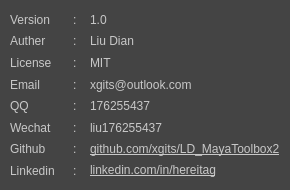
<?xml version="1.0" encoding="UTF-8"?>
<ui version="4.0">
 <class>ldmt_about</class>
 <widget class="QMainWindow" name="ldmt_about">
  <property name="geometry">
   <rect>
    <x>0</x>
    <y>0</y>
    <width>290</width>
    <height>190</height>
   </rect>
  </property>
  <property name="minimumSize">
   <size>
    <width>290</width>
    <height>190</height>
   </size>
  </property>
  <property name="maximumSize">
   <size>
    <width>290</width>
    <height>190</height>
   </size>
  </property>
  <property name="windowTitle">
   <string>About</string>
  </property>
  <property name="styleSheet">
   <string notr="true">QMainWindow{
background-color: rgb(68,68,68);
}
QWidget#centralwidget{
background-color: rgb(68,68,68);
}
QPushButton{ 
border:1px solid rgb(30,30,30);
border-radius:4px;
background-color: qlineargradient(spread:pad, x1:1, y1:1, x2:1, y2:0, stop:0 rgba(189, 118, 57, 225), stop:1 rgba(235, 158, 108, 195));
color:rgb(25,25,25);}
QPushButton:hover{ 
 border:1px solid rgb(30,30,30);
background-color: qlineargradient(spread:pad, x1:1, y1:1, x2:1, y2:0, stop:0 rgba(189, 118, 57, 225), stop:1 rgba(255, 178, 128, 195));
color:rgb(25,25,25);}
QPushButton:pressed{ 
 border:1px solid rgb(30,30,30);
background-color: qlineargradient(spread:pad, x1:1, y1:1, x2:1, y2:0, stop:0 rgba(235, 158, 108, 195), stop:1 rgba( 189, 118, 57, 225));
color:rgb(25,25,25);}

QRadioButton{
color:rgb(175,175,175);
}
QCheckBox{
color:rgb(175,175,175);
}

QStatusBar QLabel {
    border: 3px solid white;
}

QStatusBar {
    color: rgb(175,175,175);
}

QStatusBar::item {
    border: 1px solid red;
    border-radius: 3px;
}</string>
  </property>
  <widget class="QWidget" name="centralwidget">
   <property name="minimumSize">
    <size>
     <width>290</width>
     <height>190</height>
    </size>
   </property>
   <property name="maximumSize">
    <size>
     <width>290</width>
     <height>190</height>
    </size>
   </property>
   <layout class="QGridLayout" name="gridLayout">
    <property name="leftMargin">
     <number>10</number>
    </property>
    <property name="topMargin">
     <number>10</number>
    </property>
    <property name="rightMargin">
     <number>10</number>
    </property>
    <property name="bottomMargin">
     <number>10</number>
    </property>
    <property name="spacing">
     <number>3</number>
    </property>
    <item row="8" column="1">
     <widget class="QLabel" name="label_22">
      <property name="maximumSize">
       <size>
        <width>20</width>
        <height>20</height>
       </size>
      </property>
      <property name="statusTip">
       <string>Use a rectangle with 0-1 UV.</string>
      </property>
      <property name="layoutDirection">
       <enum>Qt::LeftToRight</enum>
      </property>
      <property name="styleSheet">
       <string notr="true">color:rgb(200,200,200);</string>
      </property>
      <property name="text">
       <string>: </string>
      </property>
      <property name="alignment">
       <set>Qt::AlignLeading|Qt::AlignLeft|Qt::AlignVCenter</set>
      </property>
     </widget>
    </item>
    <item row="7" column="2">
     <widget class="QLabel" name="label_16">
      <property name="maximumSize">
       <size>
        <width>16777215</width>
        <height>20</height>
       </size>
      </property>
      <property name="statusTip">
       <string>Use a rectangle with 0-1 UV.</string>
      </property>
      <property name="layoutDirection">
       <enum>Qt::LeftToRight</enum>
      </property>
      <property name="styleSheet">
       <string notr="true">color:rgb(200,200,200);</string>
      </property>
      <property name="text">
       <string>liu176255437</string>
      </property>
      <property name="alignment">
       <set>Qt::AlignLeading|Qt::AlignLeft|Qt::AlignVCenter</set>
      </property>
     </widget>
    </item>
    <item row="2" column="2">
     <widget class="QLabel" name="label_19">
      <property name="maximumSize">
       <size>
        <width>16777215</width>
        <height>20</height>
       </size>
      </property>
      <property name="statusTip">
       <string>Use a rectangle with 0-1 UV.</string>
      </property>
      <property name="layoutDirection">
       <enum>Qt::LeftToRight</enum>
      </property>
      <property name="styleSheet">
       <string notr="true">color:rgb(200,200,200);</string>
      </property>
      <property name="text">
       <string>MIT</string>
      </property>
      <property name="alignment">
       <set>Qt::AlignLeading|Qt::AlignLeft|Qt::AlignVCenter</set>
      </property>
     </widget>
    </item>
    <item row="7" column="1">
     <widget class="QLabel" name="label_11">
      <property name="maximumSize">
       <size>
        <width>20</width>
        <height>20</height>
       </size>
      </property>
      <property name="statusTip">
       <string>Use a rectangle with 0-1 UV.</string>
      </property>
      <property name="layoutDirection">
       <enum>Qt::LeftToRight</enum>
      </property>
      <property name="styleSheet">
       <string notr="true">color:rgb(200,200,200);</string>
      </property>
      <property name="text">
       <string>: </string>
      </property>
      <property name="alignment">
       <set>Qt::AlignLeading|Qt::AlignLeft|Qt::AlignVCenter</set>
      </property>
     </widget>
    </item>
    <item row="3" column="0">
     <widget class="QLabel" name="label_3">
      <property name="minimumSize">
       <size>
        <width>60</width>
        <height>0</height>
       </size>
      </property>
      <property name="maximumSize">
       <size>
        <width>60</width>
        <height>20</height>
       </size>
      </property>
      <property name="statusTip">
       <string>Use a rectangle with 0-1 UV.</string>
      </property>
      <property name="layoutDirection">
       <enum>Qt::LeftToRight</enum>
      </property>
      <property name="styleSheet">
       <string notr="true">color:rgb(200,200,200);</string>
      </property>
      <property name="text">
       <string>Email</string>
      </property>
      <property name="alignment">
       <set>Qt::AlignLeading|Qt::AlignLeft|Qt::AlignVCenter</set>
      </property>
     </widget>
    </item>
    <item row="3" column="1">
     <widget class="QLabel" name="label_7">
      <property name="maximumSize">
       <size>
        <width>20</width>
        <height>20</height>
       </size>
      </property>
      <property name="statusTip">
       <string>Use a rectangle with 0-1 UV.</string>
      </property>
      <property name="layoutDirection">
       <enum>Qt::LeftToRight</enum>
      </property>
      <property name="styleSheet">
       <string notr="true">color:rgb(200,200,200);</string>
      </property>
      <property name="text">
       <string>:</string>
      </property>
      <property name="alignment">
       <set>Qt::AlignLeading|Qt::AlignLeft|Qt::AlignVCenter</set>
      </property>
     </widget>
    </item>
    <item row="2" column="0">
     <widget class="QLabel" name="label_6">
      <property name="minimumSize">
       <size>
        <width>60</width>
        <height>0</height>
       </size>
      </property>
      <property name="maximumSize">
       <size>
        <width>60</width>
        <height>20</height>
       </size>
      </property>
      <property name="statusTip">
       <string>Use a rectangle with 0-1 UV.</string>
      </property>
      <property name="layoutDirection">
       <enum>Qt::LeftToRight</enum>
      </property>
      <property name="styleSheet">
       <string notr="true">color:rgb(200,200,200);</string>
      </property>
      <property name="text">
       <string>License</string>
      </property>
      <property name="alignment">
       <set>Qt::AlignLeading|Qt::AlignLeft|Qt::AlignVCenter</set>
      </property>
     </widget>
    </item>
    <item row="2" column="1">
     <widget class="QLabel" name="label_10">
      <property name="maximumSize">
       <size>
        <width>20</width>
        <height>20</height>
       </size>
      </property>
      <property name="statusTip">
       <string>Use a rectangle with 0-1 UV.</string>
      </property>
      <property name="layoutDirection">
       <enum>Qt::LeftToRight</enum>
      </property>
      <property name="styleSheet">
       <string notr="true">color:rgb(200,200,200);</string>
      </property>
      <property name="text">
       <string>:</string>
      </property>
      <property name="alignment">
       <set>Qt::AlignLeading|Qt::AlignLeft|Qt::AlignVCenter</set>
      </property>
     </widget>
    </item>
    <item row="3" column="2">
     <widget class="QLabel" name="label_18">
      <property name="maximumSize">
       <size>
        <width>16777215</width>
        <height>20</height>
       </size>
      </property>
      <property name="statusTip">
       <string>Use a rectangle with 0-1 UV.</string>
      </property>
      <property name="layoutDirection">
       <enum>Qt::LeftToRight</enum>
      </property>
      <property name="styleSheet">
       <string notr="true">color:rgb(200,200,200);</string>
      </property>
      <property name="text">
       <string>xgits@outlook.com</string>
      </property>
      <property name="alignment">
       <set>Qt::AlignLeading|Qt::AlignLeft|Qt::AlignVCenter</set>
      </property>
     </widget>
    </item>
    <item row="1" column="1">
     <widget class="QLabel" name="label_9">
      <property name="maximumSize">
       <size>
        <width>20</width>
        <height>20</height>
       </size>
      </property>
      <property name="statusTip">
       <string>Use a rectangle with 0-1 UV.</string>
      </property>
      <property name="layoutDirection">
       <enum>Qt::LeftToRight</enum>
      </property>
      <property name="styleSheet">
       <string notr="true">color:rgb(200,200,200);</string>
      </property>
      <property name="text">
       <string>:</string>
      </property>
      <property name="alignment">
       <set>Qt::AlignLeading|Qt::AlignLeft|Qt::AlignVCenter</set>
      </property>
     </widget>
    </item>
    <item row="8" column="2">
     <widget class="QLabel" name="label_13">
      <property name="maximumSize">
       <size>
        <width>16777215</width>
        <height>20</height>
       </size>
      </property>
      <property name="statusTip">
       <string>Use a rectangle with 0-1 UV.</string>
      </property>
      <property name="layoutDirection">
       <enum>Qt::LeftToRight</enum>
      </property>
      <property name="styleSheet">
       <string notr="true">color:rgb(200,200,200);</string>
      </property>
      <property name="text">
       <string>&lt;html&gt;&lt;head/&gt;&lt;body&gt;&lt;p&gt;&lt;a href=&quot;https://www.github.com/xgits/LD_MayaToolbox&quot;&gt;&lt;span style=&quot; text-decoration: underline; color:#c8c8c8;&quot;&gt;github.com/xgits/LD_MayaToolbox2&lt;/span&gt;&lt;/a&gt;&lt;/p&gt;&lt;/body&gt;&lt;/html&gt;</string>
      </property>
      <property name="alignment">
       <set>Qt::AlignLeading|Qt::AlignLeft|Qt::AlignVCenter</set>
      </property>
      <property name="openExternalLinks">
       <bool>true</bool>
      </property>
      <property name="textInteractionFlags">
       <set>Qt::LinksAccessibleByKeyboard|Qt::LinksAccessibleByMouse|Qt::TextBrowserInteraction|Qt::TextSelectableByKeyboard|Qt::TextSelectableByMouse</set>
      </property>
     </widget>
    </item>
    <item row="4" column="2">
     <widget class="QLabel" name="label_17">
      <property name="maximumSize">
       <size>
        <width>16777215</width>
        <height>20</height>
       </size>
      </property>
      <property name="statusTip">
       <string>Use a rectangle with 0-1 UV.</string>
      </property>
      <property name="layoutDirection">
       <enum>Qt::LeftToRight</enum>
      </property>
      <property name="styleSheet">
       <string notr="true">color:rgb(200,200,200);</string>
      </property>
      <property name="text">
       <string>176255437</string>
      </property>
      <property name="alignment">
       <set>Qt::AlignLeading|Qt::AlignLeft|Qt::AlignVCenter</set>
      </property>
     </widget>
    </item>
    <item row="4" column="1">
     <widget class="QLabel" name="label_21">
      <property name="maximumSize">
       <size>
        <width>20</width>
        <height>20</height>
       </size>
      </property>
      <property name="statusTip">
       <string>Use a rectangle with 0-1 UV.</string>
      </property>
      <property name="layoutDirection">
       <enum>Qt::LeftToRight</enum>
      </property>
      <property name="styleSheet">
       <string notr="true">color:rgb(200,200,200);</string>
      </property>
      <property name="text">
       <string>: </string>
      </property>
      <property name="alignment">
       <set>Qt::AlignLeading|Qt::AlignLeft|Qt::AlignVCenter</set>
      </property>
     </widget>
    </item>
    <item row="8" column="0">
     <widget class="QLabel" name="label_2">
      <property name="maximumSize">
       <size>
        <width>50</width>
        <height>20</height>
       </size>
      </property>
      <property name="statusTip">
       <string>Use a rectangle with 0-1 UV.</string>
      </property>
      <property name="layoutDirection">
       <enum>Qt::LeftToRight</enum>
      </property>
      <property name="styleSheet">
       <string notr="true">color:rgb(200,200,200);</string>
      </property>
      <property name="text">
       <string>Github</string>
      </property>
      <property name="alignment">
       <set>Qt::AlignLeading|Qt::AlignLeft|Qt::AlignVCenter</set>
      </property>
     </widget>
    </item>
    <item row="9" column="1">
     <widget class="QLabel" name="label_23">
      <property name="maximumSize">
       <size>
        <width>20</width>
        <height>20</height>
       </size>
      </property>
      <property name="statusTip">
       <string>Use a rectangle with 0-1 UV.</string>
      </property>
      <property name="layoutDirection">
       <enum>Qt::LeftToRight</enum>
      </property>
      <property name="styleSheet">
       <string notr="true">color:rgb(200,200,200);</string>
      </property>
      <property name="text">
       <string>: </string>
      </property>
      <property name="alignment">
       <set>Qt::AlignLeading|Qt::AlignLeft|Qt::AlignVCenter</set>
      </property>
     </widget>
    </item>
    <item row="4" column="0">
     <widget class="QLabel" name="label_4">
      <property name="minimumSize">
       <size>
        <width>60</width>
        <height>0</height>
       </size>
      </property>
      <property name="maximumSize">
       <size>
        <width>60</width>
        <height>20</height>
       </size>
      </property>
      <property name="statusTip">
       <string>Use a rectangle with 0-1 UV.</string>
      </property>
      <property name="layoutDirection">
       <enum>Qt::LeftToRight</enum>
      </property>
      <property name="styleSheet">
       <string notr="true">color:rgb(200,200,200);</string>
      </property>
      <property name="text">
       <string>QQ</string>
      </property>
      <property name="alignment">
       <set>Qt::AlignLeading|Qt::AlignLeft|Qt::AlignVCenter</set>
      </property>
     </widget>
    </item>
    <item row="9" column="2">
     <widget class="QLabel" name="label_14">
      <property name="maximumSize">
       <size>
        <width>16777215</width>
        <height>20</height>
       </size>
      </property>
      <property name="statusTip">
       <string>Use a rectangle with 0-1 UV.</string>
      </property>
      <property name="layoutDirection">
       <enum>Qt::LeftToRight</enum>
      </property>
      <property name="styleSheet">
       <string notr="true">color:rgb(200,200,200);</string>
      </property>
      <property name="text">
       <string>&lt;a href=&quot;https://www.linkedin.com/in/hereitag/&quot; style=&quot;color: rgb(200,200,200);&quot;&gt;linkedin.com/in/hereitag&lt;/a&gt;
</string>
      </property>
      <property name="alignment">
       <set>Qt::AlignLeading|Qt::AlignLeft|Qt::AlignVCenter</set>
      </property>
      <property name="openExternalLinks">
       <bool>true</bool>
      </property>
      <property name="textInteractionFlags">
       <set>Qt::LinksAccessibleByKeyboard|Qt::LinksAccessibleByMouse|Qt::TextBrowserInteraction|Qt::TextSelectableByKeyboard|Qt::TextSelectableByMouse</set>
      </property>
     </widget>
    </item>
    <item row="1" column="2">
     <widget class="QLabel" name="label_20">
      <property name="maximumSize">
       <size>
        <width>16777215</width>
        <height>20</height>
       </size>
      </property>
      <property name="statusTip">
       <string>Use a rectangle with 0-1 UV.</string>
      </property>
      <property name="layoutDirection">
       <enum>Qt::LeftToRight</enum>
      </property>
      <property name="styleSheet">
       <string notr="true">color:rgb(200,200,200);</string>
      </property>
      <property name="text">
       <string>Liu Dian</string>
      </property>
      <property name="alignment">
       <set>Qt::AlignLeading|Qt::AlignLeft|Qt::AlignVCenter</set>
      </property>
     </widget>
    </item>
    <item row="7" column="0">
     <widget class="QLabel" name="label_12">
      <property name="minimumSize">
       <size>
        <width>60</width>
        <height>0</height>
       </size>
      </property>
      <property name="maximumSize">
       <size>
        <width>60</width>
        <height>20</height>
       </size>
      </property>
      <property name="statusTip">
       <string>Use a rectangle with 0-1 UV.</string>
      </property>
      <property name="layoutDirection">
       <enum>Qt::LeftToRight</enum>
      </property>
      <property name="styleSheet">
       <string notr="true">color:rgb(200,200,200);</string>
      </property>
      <property name="text">
       <string>Wechat</string>
      </property>
      <property name="alignment">
       <set>Qt::AlignLeading|Qt::AlignLeft|Qt::AlignVCenter</set>
      </property>
     </widget>
    </item>
    <item row="1" column="0">
     <widget class="QLabel" name="label">
      <property name="minimumSize">
       <size>
        <width>60</width>
        <height>0</height>
       </size>
      </property>
      <property name="maximumSize">
       <size>
        <width>60</width>
        <height>20</height>
       </size>
      </property>
      <property name="statusTip">
       <string>Use a rectangle with 0-1 UV.</string>
      </property>
      <property name="layoutDirection">
       <enum>Qt::LeftToRight</enum>
      </property>
      <property name="styleSheet">
       <string notr="true">color:rgb(200,200,200);</string>
      </property>
      <property name="text">
       <string>Auther</string>
      </property>
      <property name="alignment">
       <set>Qt::AlignLeading|Qt::AlignLeft|Qt::AlignVCenter</set>
      </property>
     </widget>
    </item>
    <item row="9" column="0">
     <widget class="QLabel" name="label_5">
      <property name="maximumSize">
       <size>
        <width>50</width>
        <height>20</height>
       </size>
      </property>
      <property name="statusTip">
       <string>Use a rectangle with 0-1 UV.</string>
      </property>
      <property name="layoutDirection">
       <enum>Qt::LeftToRight</enum>
      </property>
      <property name="styleSheet">
       <string notr="true">color:rgb(200,200,200);</string>
      </property>
      <property name="text">
       <string>Linkedin</string>
      </property>
      <property name="alignment">
       <set>Qt::AlignLeading|Qt::AlignLeft|Qt::AlignVCenter</set>
      </property>
     </widget>
    </item>
    <item row="0" column="0">
     <widget class="QLabel" name="label_8">
      <property name="minimumSize">
       <size>
        <width>60</width>
        <height>0</height>
       </size>
      </property>
      <property name="maximumSize">
       <size>
        <width>60</width>
        <height>20</height>
       </size>
      </property>
      <property name="statusTip">
       <string>Use a rectangle with 0-1 UV.</string>
      </property>
      <property name="layoutDirection">
       <enum>Qt::LeftToRight</enum>
      </property>
      <property name="styleSheet">
       <string notr="true">color:rgb(200,200,200);</string>
      </property>
      <property name="text">
       <string>Version</string>
      </property>
      <property name="alignment">
       <set>Qt::AlignLeading|Qt::AlignLeft|Qt::AlignVCenter</set>
      </property>
     </widget>
    </item>
    <item row="0" column="2">
     <widget class="QLabel" name="label_24">
      <property name="maximumSize">
       <size>
        <width>16777215</width>
        <height>20</height>
       </size>
      </property>
      <property name="statusTip">
       <string>Use a rectangle with 0-1 UV.</string>
      </property>
      <property name="layoutDirection">
       <enum>Qt::LeftToRight</enum>
      </property>
      <property name="styleSheet">
       <string notr="true">color:rgb(200,200,200);</string>
      </property>
      <property name="text">
       <string>1.0</string>
      </property>
      <property name="alignment">
       <set>Qt::AlignLeading|Qt::AlignLeft|Qt::AlignVCenter</set>
      </property>
     </widget>
    </item>
    <item row="0" column="1">
     <widget class="QLabel" name="label_15">
      <property name="maximumSize">
       <size>
        <width>20</width>
        <height>20</height>
       </size>
      </property>
      <property name="statusTip">
       <string>Use a rectangle with 0-1 UV.</string>
      </property>
      <property name="layoutDirection">
       <enum>Qt::LeftToRight</enum>
      </property>
      <property name="styleSheet">
       <string notr="true">color:rgb(200,200,200);</string>
      </property>
      <property name="text">
       <string>:</string>
      </property>
      <property name="alignment">
       <set>Qt::AlignLeading|Qt::AlignLeft|Qt::AlignVCenter</set>
      </property>
     </widget>
    </item>
   </layout>
  </widget>
 </widget>
 <resources/>
 <connections/>
</ui>
